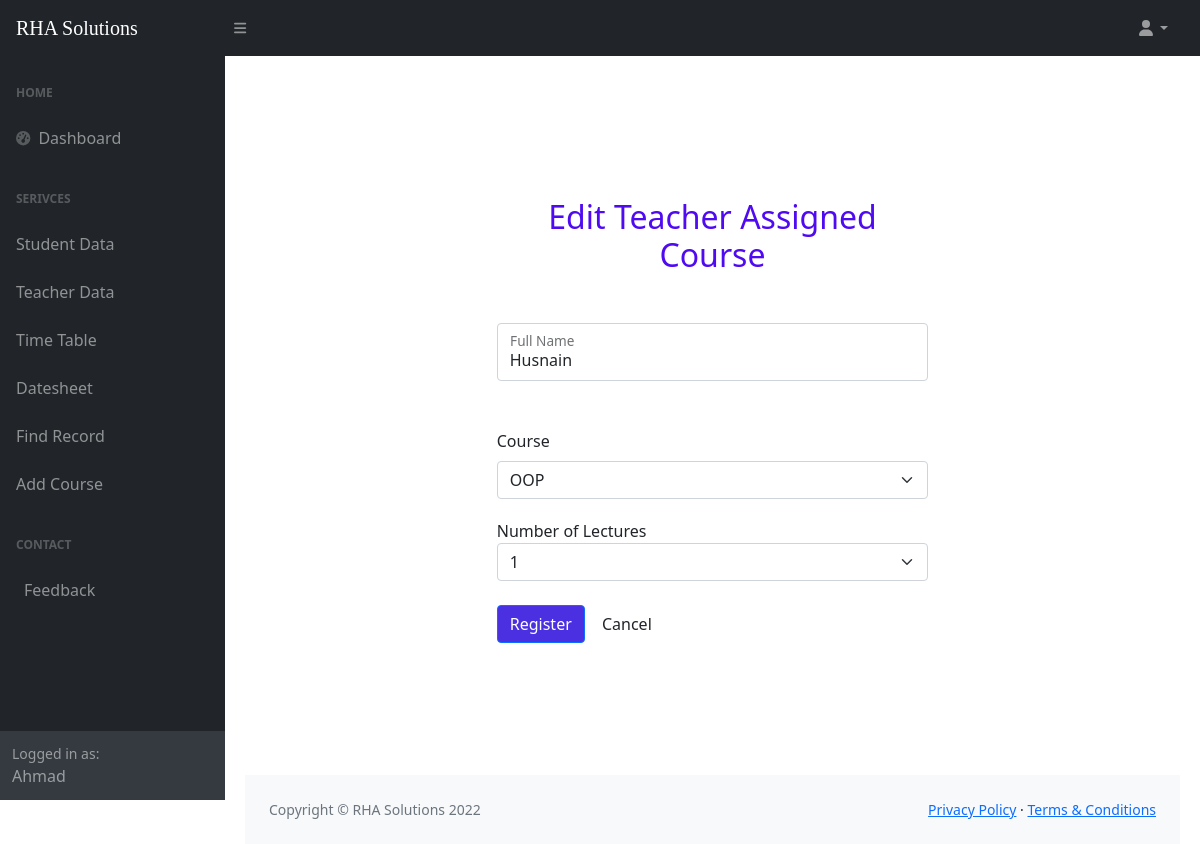
The app's page /edit_assign.php?t_id=20 (signed in), older data.
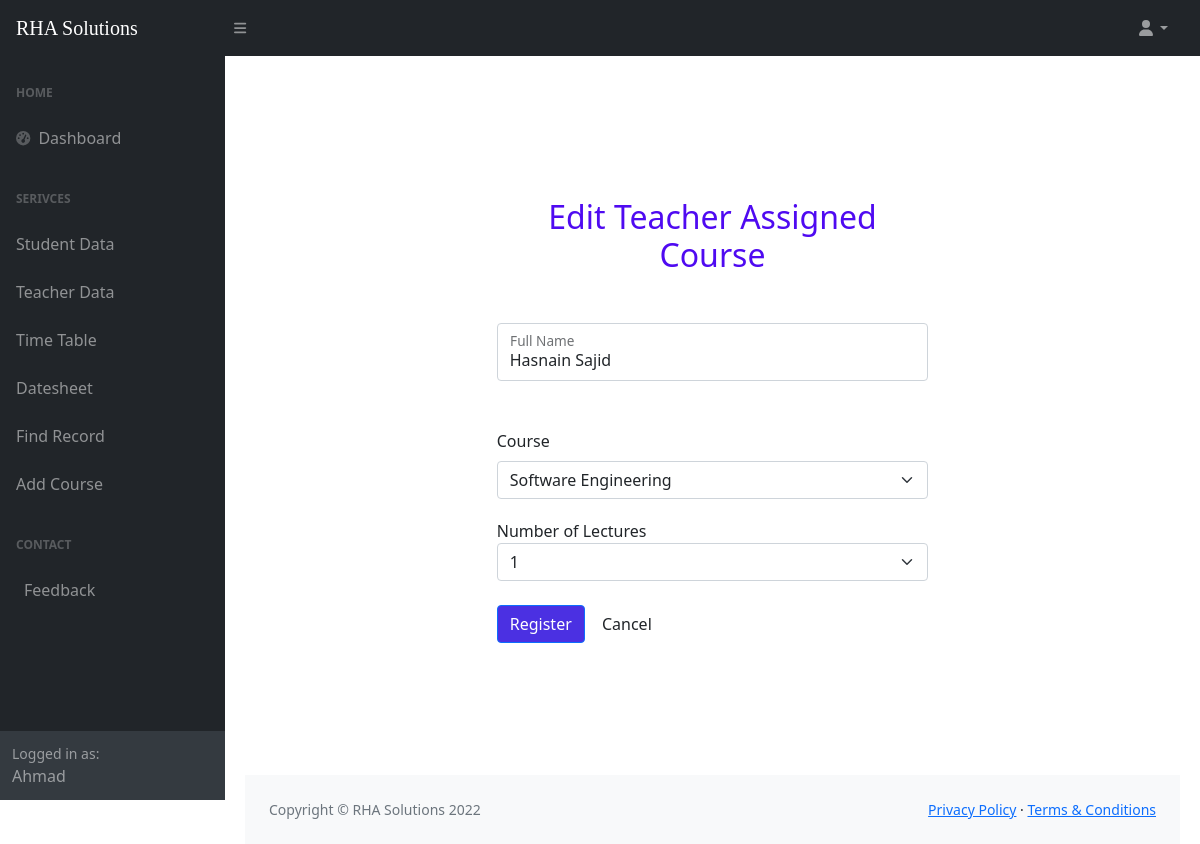
The same page, newer data.
### tables this page shows
CREATE TABLE `assign_course` (
  `t_id` int(3) NOT NULL,
  `t_name` varchar(100) NOT NULL,
  `c_id` int(3) NOT NULL,
  `c_num` int(11) NOT NULL
);

### edit_assign.php (the view, shortened to what the changed rows need)
<?php
include 'connection.php';
$id = $_GET['t_id'];
$select = "SELECT * FROM assign_course WHERE t_id=$id";
$data = mysqli_query($conn, $select) or die( mysqli_error($conn));
$row = mysqli_fetch_array($data);
$query2 ="SELECT * FROM course";
$data2 = mysqli_query($conn, $query2) or die( mysqli_error($conn));
$res = mysqli_num_rows($data2);
$query1 = "SELECT * FROM course c INNER JOIN assign_course ac WHERE ac.c_id=c.c_id";
$data1 = mysqli_query($conn, $query1) or die( mysqli_error($conn));
$res2= mysqli_fetch_array($data1);
if($_SESSION["fname"]) {
?>
<!DOCTYPE html>
<html lang="en">
<head>
    <link href="https://cdn.jsdelivr.net/npm/simple-datatables@latest/dist/style.css" rel="stylesheet" />
    <link href="css/styles.css" rel="stylesheet" />
</head>
<body class="sb-nav-fixed">
    <nav class="sb-topnav navbar navbar-expand navbar-dark bg-dark">
        <a class="navbar-brand ps-3" href="index.php">RHA Solutions</a>
        <button class="btn btn-link btn-sm order-1 order-lg-0 me-4 me-lg-0" id="sidebarToggle" href="#!"><i class="fas fa-bars"></i></button>
        <ul class="navbar-nav ms-auto ms-md-0 me-3 me-lg-4">
            <li class="nav-item dropdown">
                <a class="nav-link dropdown-toggle" id="navbarDropdown" href="#" role="button" data-bs-toggle="dropdown" aria-expanded="false"><i class="fas fa-user fa-fw"></i></a>
            </li>
        </ul>
    </nav>
    <div id="layoutSidenav">
        <div id="layoutSidenav_nav">
            <nav class="sb-sidenav accordion sb-sidenav-dark" id="sidenavAccordion">
                <div class="sb-sidenav-menu">
                    <div class="nav">
                        <div class="sb-sidenav-menu-heading">Home</div>
                        <a class="nav-link" href="index.php">
                            <div class="sb-nav-link-icon"><i class="fas fa-tachometer-alt"></i></div>
                            Dashboard
                        </a>
                        <div class="sb-sidenav-menu-heading">Serivces</div>
                        <a class="nav-link collapsed" href="assign_course.php">
                            Student Data
                        </a>
                        <a class="nav-link collapsed" href="assign_course.php">
                            Teacher Data
                        </a>
                        <a class="nav-link collapsed" href="timetable.html">
                            Time Table
                        </a>
                        <a class="nav-link collapsed" href="datesheet.html">
                            Datesheet
                        </a>
                        <a class="nav-link collapsed" href="database.html">
                            Find Record
                        </a>
                        <a class="nav-link collapsed" href="courses.html">
                            Add Course
                        </a>
                        <div class="sb-sidenav-menu-heading">Contact</div>
                        <a class="nav-link" href="feedback.html">
                            Feedback
                        </a>
                    </div>
                </div>
                <div class="sb-sidenav-footer">
                    <div class="small">Logged in as:</div>
                    <?php echo $_SESSION["fname"];?>
                </div>
            </nav>
        </div>
        <div id="layoutSidenav_content">
            <main>
                <div class="container-fluid px-4">
                     <div class="row justify-content-center my-5">
          <div class="col-lg-6">
          <div class="text-center">
                                <h2 style="color: rgb(79, 10, 241);">Edit Teacher Assigned Course</h2>
                            </div>
            <form action="" method="POST">
              <div class="form-floating my-5">
                <input name="name" type="name" id="name" placeholder="e.g. Hasnain Sajid" value="<?php echo $row['t_name']?>" class="form-control" />
                <label for="name" class="form-label">Full Name</label>
              </div>
              <label for="course" class="form-label">Course</label>
              <select name="c_id" id="course"  class="form-select" style="margin-bottom: 20px;" value="<?php echo $res2['c_name']?>">
                <?php
                if ($res) {
                  while ($res = mysqli_fetch_array($data1)) {
                    $course_name = $res['c_name'];
                    $course_id = $res['c_id'];
                    echo '<option value="' . $course_id . ' ">' . $course_name . '</option>';
                  }
                }
                ?>
              </select>
              <label for="num_of_lec" class="form=label">Number of Lectures</label>
              <select name="c_num" id="num_of_lec" class="form-select" value="<?php echo $row['c_num'] ?>">
                <option value="1">1</option>
              </select>
              <br>
              <button name="update-btn" class="btn btn-primary" style="background-color: rgb(75, 48, 226)">Register</button>
              <a href="index.html" id="cancel" name="cancel" class="btn btn-default">Cancel</a>
            </form>
            </main>
            <footer class="py-4 bg-light mt-auto">
                <div class="container-fluid px-4">
                    <div class="d-flex align-items-center justify-content-between small">
                        <div class="text-muted">Copyright &copy; RHA Solutions 2022</div>
                        <div>
                            <a href="#">Privacy Policy</a>
                            &middot;
                            <a href="#">Terms &amp; Conditions</a>
                        </div>
                    </div>
                </div>
            </footer>
        </div>
    </div>
    <?php
}
else {
    ?><h1>Please Login to continue.Press <a href="login.php">Here<a></h1><?php
}
 ?>
</body>
</html>

Row changes from the older to the newer data that the page shows:
changed assign_course: name "Husnain" → "Hasnain Sajid"
Text that changed along with them:
form field c_id: "OOP" → "Software Engineering"
